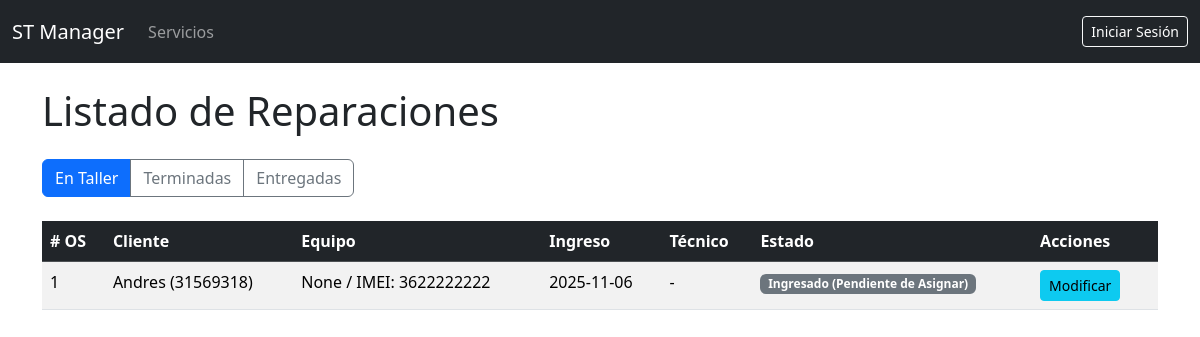
The app's page /servicios/, older data.
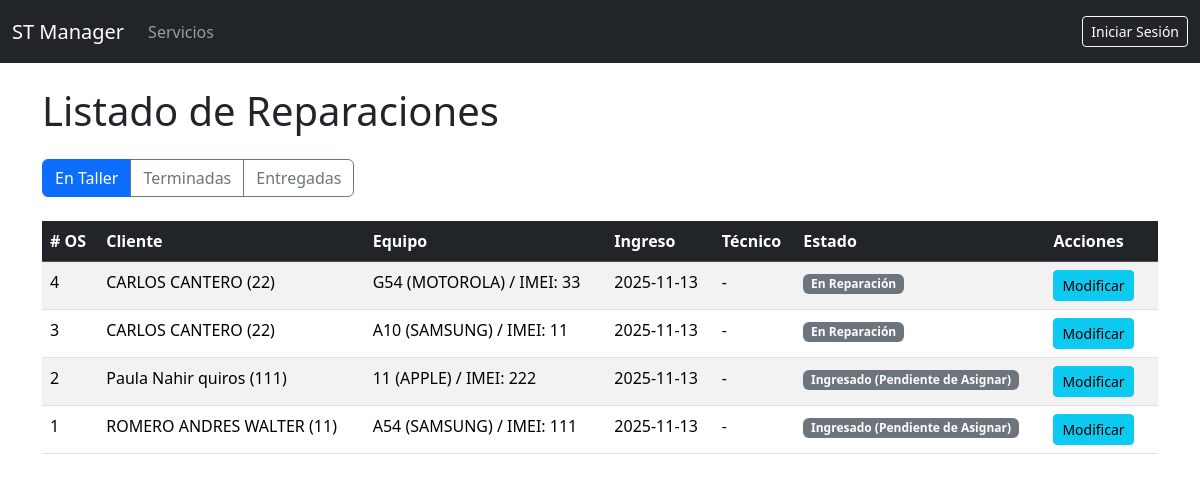
The same page, newer data.
### gestion_servicios/models.py (models this page shows, shortened)
class TimeStampedModel(models.Model):
    created_at = models.DateTimeField(auto_now_add=True, verbose_name="Fecha de Creación")
    updated_at = models.DateTimeField(auto_now=True, verbose_name="Última Modificación")
    class Meta:
        abstract = True
        ordering = ['-created_at']

class Reparacion(TimeStampedModel):
    ESTADO_CHOICES = [
        ('INGRESADO', 'Ingresado (Pendiente de Asignar)'),
        ('PRESUPUESTADO', 'Presupuesto Enviado'),
        ('EN_ESPERA_REP', 'En Espera de Repuestos'),
        ('EN_REPARACION', 'En Reparación'),
        ('TERMINADA', 'Reparación Terminada (Listo para Entregar)'),
        ('NO_REPARABLE', 'No Reparable'),
        ('ENTREGADA', 'Entregado al Cliente'),
    ]
    cliente = models.ForeignKey(
        Cliente,
        on_delete=models.CASCADE,
        related_name='reparaciones_cliente'
    )
    equipo = models.ForeignKey(
        Equipo,
        on_delete=models.CASCADE,
        related_name='reparaciones_equipo'
    )
    tecnico_asignado = models.ForeignKey(
        Tecnico,
        on_delete=models.SET_NULL,
        null=True,
        blank=True,
        related_name='servicios_asignados'
    )
    fecha_ingreso = models.DateTimeField(
        auto_now_add=True,
        verbose_name="Fecha de Ingreso"
    )
    fecha_entrega = models.DateTimeField(
        null=True,
        blank=True,
        verbose_name="Fecha de Entrega"
    )
    estado = models.CharField(
        max_length=20,
        choices=ESTADO_CHOICES,
        default='INGRESADO',
        verbose_name="Estado Actual"
    )
    falla_reportada = models.TextField(
        verbose_name="Falla Reportada por el Cliente"
    )
    informe_tecnico = models.TextField(
        blank=True,
        verbose_name="Diagnóstico e Informe Técnico"
    )
    mano_de_obra = models.DecimalField(
        max_digits=10,
        decimal_places=2,
        default=0.00,
        verbose_name="Costo de Mano de Obra"
    )
    saldo_final = models.DecimalField(
        max_digits=10,
        decimal_places=2,
        default=0.00,
        verbose_name="Saldo a Cobrar"
    )
    class Meta:
        verbose_name = "Orden de Servicio"
        verbose_name_plural = "Órdenes de Servicio"
        ordering = ['-fecha_ingreso']

class Cliente(TimeStampedModel):
    nombre = models.CharField(max_length=150, verbose_name="Nombre Completo")
    direccion = models.CharField(max_length=255, blank=True, null=True)
    telefono = models.CharField(max_length=20, blank=True, null=True)
    celular = models.CharField(max_length=20, blank=True, null=True)
    email = models.EmailField(max_length=255, blank=True, null=True)
    clave = models.CharField(
        max_length=50,
        unique=True,
        verbose_name="DNI/Identificación"
    )
    class Meta:
        verbose_name = "Cliente"
        verbose_name_plural = "Clientes"

class Equipo(TimeStampedModel):
    serie_imei = models.CharField(
        max_length=100,
        unique=True,
        verbose_name="Nro. Serie / IMEI",
        help_text="Clave única para identificar el equipo (IMEI, S/N, etc.)"
    )
    tipo = models.ForeignKey(
        TipoEquipo,
        on_delete=models.SET_NULL,
        null=True,
        blank=True,
        verbose_name="Tipo de Equipo"
    )
    marca = models.ForeignKey(
        Marca,
        on_delete=models.SET_NULL,
        null=True,
        blank=True,
        verbose_name="Marca"
    )
    modelo = models.ForeignKey(
        Modelo,
        on_delete=models.SET_NULL,
        null=True,
        blank=True,
        verbose_name="Modelo"
    )
    accesorios = models.TextField(
        blank=True,
        verbose_name="Accesorios Entregados"
    )
    estado_general = models.TextField(
        blank=True,
        verbose_name="Estado General y Estético"
    )
    fecha_compra = models.DateField(
        blank=True,
        null=True,
        verbose_name="Fecha de Compra"
    )
    class Meta:
        verbose_name = "Equipo"
        verbose_name_plural = "Equipos"

class Modelo(models.Model):
    modelo = models.CharField(max_length=100, verbose_name="Modelo")
    marca = models.ForeignKey(
        Marca,
        on_delete=models.CASCADE,
        related_name='modelos',
        verbose_name="Marca"
    )
    class Meta:
        verbose_name = "Modelo"
        verbose_name_plural = "Modelos"
        unique_together = [['modelo', 'marca']]  # Un modelo único por marca
        ordering = ['marca', 'modelo']
    def __str__(self):
        return f"{self.modelo} ({self.marca.nombre})"

class Marca(models.Model):
    nombre = models.CharField(max_length=50, unique=True, verbose_name="Marca")
    class Meta:
        verbose_name = "Marca"
        verbose_name_plural = "Marcas"
        ordering = ['nombre']

### gestion_servicios/views.py (the view)
# urls.py: path('', views.ReparacionListView.as_view(), name='lista_servicios'),
class ReparacionListView(ListView):
    model = Reparacion
    template_name = 'gestion_servicios/lista_servicios.html'
    context_object_name = 'reparaciones'
    def get_queryset(self):
        filtro_estado = self.request.GET.get('estado', 'TALLER')
        queryset = Reparacion.objects.all()
        if filtro_estado == 'TERMINADAS':
            queryset = queryset.filter(estado__in=['TERMINADA', 'NO_REPARABLE'])
        elif filtro_estado == 'ENTREGADAS':
            queryset = queryset.filter(estado='ENTREGADA')
        else: # Por defecto: 'TALLER' (ingresado, presupuestado, en reparación)
            queryset = queryset.exclude(estado__in=['TERMINADA', 'NO_REPARABLE', 'ENTREGADA'])
        return queryset.order_by('-fecha_ingreso')
    def get_context_data(self, **kwargs):
        context = super().get_context_data(**kwargs)
        context['filtro_activo'] = self.request.GET.get('estado', 'TALLER')
        return context

### gestion_servicios/templates/gestion_servicios/lista_servicios.html (shortened to what this page needs)
{% extends "base.html" %}
{% block content %}
    <h1 class="mb-4">Listado de Reparaciones</h1>
    <div class="btn-group mb-4" role="group">
        <a href="{% url 'lista_servicios' %}"
           class="btn {% if filtro_activo == 'TALLER' %}btn-primary{% else %}btn-outline-secondary{% endif %}">
            En Taller
        </a>
        <a href="{% url 'lista_servicios' %}?estado=TERMINADAS"
           class="btn {% if filtro_activo == 'TERMINADAS' %}btn-primary{% else %}btn-outline-secondary{% endif %}">
            Terminadas
        </a>
        <a href="{% url 'lista_servicios' %}?estado=ENTREGADAS"
           class="btn {% if filtro_activo == 'ENTREGADAS' %}btn-primary{% else %}btn-outline-secondary{% endif %}">
            Entregadas
        </a>
    </div>
    {% if reparaciones %}
        <div class="table-responsive">
            <table class="table table-striped table-hover">
                <thead class="table-dark">
                    <tr>
                        <th># OS</th>
                        <th>Cliente</th>
                        <th>Equipo</th>
                        <th>Ingreso</th>
                        <th>Técnico</th>
                        <th>Estado</th>
                        <th>Acciones</th>
                    </tr>
                </thead>
                <tbody>
                    {% for rep in reparaciones %}
                    <tr>
                        <td>{{ rep.pk }}</td>
                        <td>{{ rep.cliente.nombre }} ({{ rep.cliente.clave }})</td>
                        <td>{{ rep.equipo.modelo }} / IMEI: {{ rep.equipo.serie_imei }}</td>
                        <td>{{ rep.fecha_ingreso|date:"Y-m-d" }}</td>
                        <td>{{ rep.tecnico_asignado|default:"-" }}</td>
                        <td><span class="badge bg-secondary">{{ rep.get_estado_display }}</span></td>
                        <td>
                            <a href="{% url 'modificar_servicio' pk=rep.pk %}" class="btn btn-sm btn-info me-2">Modificar</a>
                        </td>
                    </tr>
                    {% endfor %}
                </tbody>
            </table>
        </div>
    {% else %}
        <div class="alert alert-warning" role="alert">
            No se encontraron órdenes de servicio en el estado seleccionado ({{ filtro_activo }}).
        </div>
    {% endif %}
{% endblock %}

### templates/base.html (shortened to what this page needs)
{% load static %}
<!DOCTYPE html>
<html lang="es">
    <head>
        <link href="https://cdn.jsdelivr.net/npm/bootstrap@5.3.3/dist/css/bootstrap.min.css"
              rel="stylesheet"
>
        <link rel="stylesheet"
 />
        <link rel="stylesheet" href="//code.jquery.com/ui/1.13.2/themes/base/jquery-ui.css">
    </head>
<body>
    <nav class="navbar navbar-expand-lg navbar-dark bg-dark">
        <div class="container-fluid">
            <a class="navbar-brand" href="{% url 'home' %}">ST Manager</a>
            <div class="collapse navbar-collapse" id="navbarNav">
                <ul class="navbar-nav me-auto">
                    <li class="nav-item">
                        <a class="nav-link" href="{% url 'lista_servicios' %}">Servicios</a>
                    </li>
                </ul>
                <span class="navbar-text">
                    {% if user.is_authenticated %}
                        Bienvenido, {{ user.username }} |
                        <a href="{% url 'logout' %}" class="btn btn-sm btn-outline-light">Cerrar Sesión</a>
                    {% else %}
                        <a href="{% url 'login' %}" class="btn btn-sm btn-outline-light">Iniciar Sesión</a>
                    {% endif %}
                </span>
            </div>
        </div>
    </nav>
    <div class="container mt-4">
        {% block content %}
        {% endblock %}
    </div>
</body>
</html>

Row changes from the older to the newer data that the page shows:
added Reparacion: pk "4", cliente.nombre "CARLOS CANTERO", cliente.clave "22", equipo.modelo "G54 (MOTOROLA)", equipo.serie_imei "33", fecha_ingreso "2025-11-13", tecnico_asignado "-", estado "En Reparación"
added Reparacion: pk "3", cliente.nombre "CARLOS CANTERO", cliente.clave "22", equipo.modelo "A10 (SAMSUNG)", equipo.serie_imei "11", fecha_ingreso "2025-11-13", tecnico_asignado "-", estado "En Reparación"
added Reparacion: pk "2", cliente.nombre "Paula Nahir quiros", cliente.clave "111", equipo.modelo "11 (APPLE)", equipo.serie_imei "222", fecha_ingreso "2025-11-13", tecnico_asignado "-", estado "Ingresado (Pendiente de Asignar)"
changed Reparacion id 1: cliente.nombre "Andres" → "ROMERO ANDRES WALTER"; cliente.clave "31569318" → "11"; equipo.modelo "None" → "A54 (SAMSUNG)"; equipo.serie_imei "3622222222" → "111"; fecha_ingreso "2025-11-06" → "2025-11-13"
